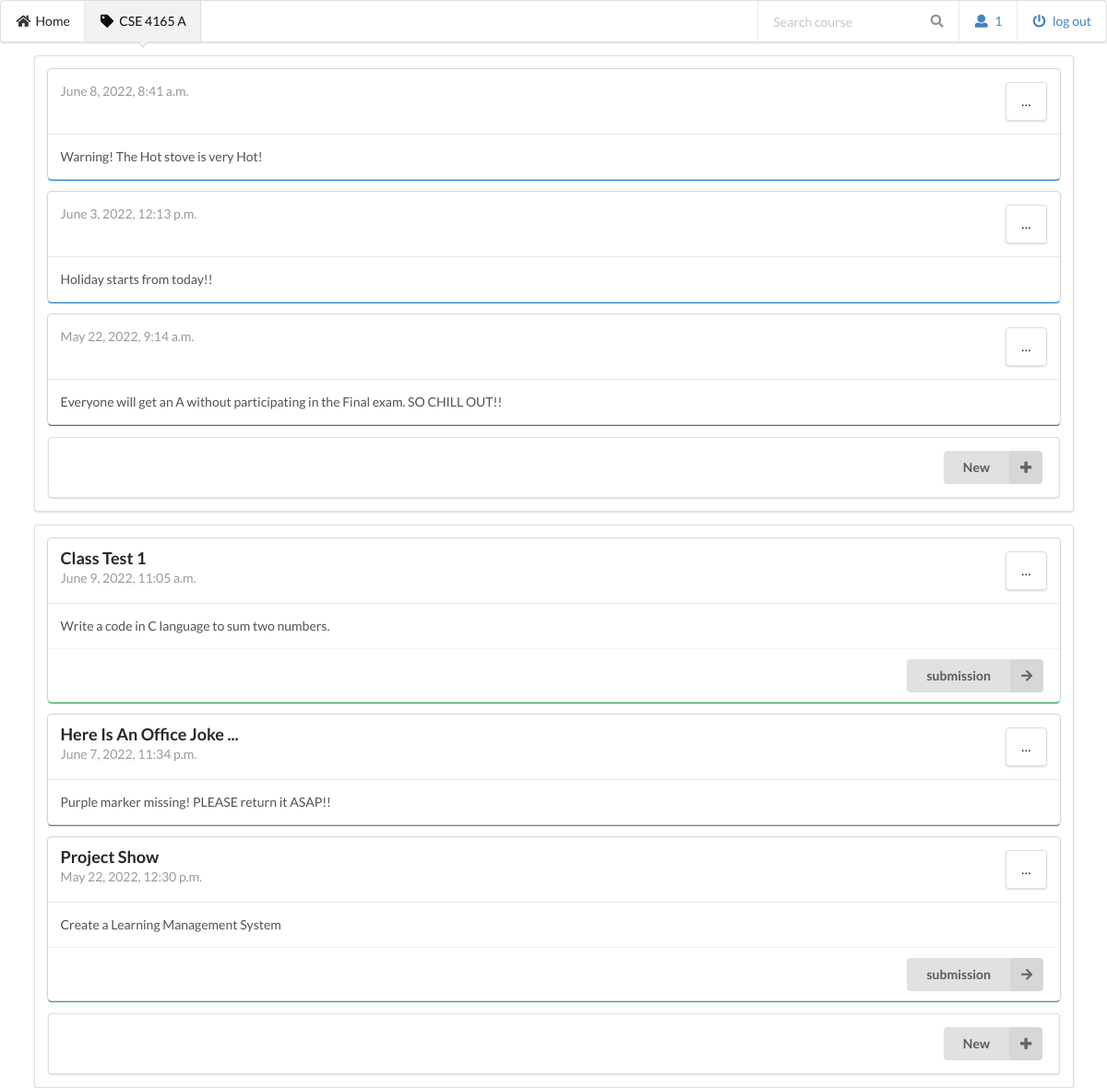
The app's page /courseview/CSE 4165 A (signed in) with its own data.
### lms/models.py (models this page shows)
class Notice(models.Model):
    course_id = models.ForeignKey(
        CourseClassroom, on_delete=models.CASCADE, to_field='course_id')
    content = models.TextField()
    date_posted = models.DateTimeField(default=timezone.now)

class Assignment(models.Model):
    course_id = models.ForeignKey(
        CourseClassroom, on_delete=models.CASCADE, to_field='course_id')
    title = models.CharField(max_length=100)
    content = models.TextField()
    uploaded_file = models.FileField(null=True, default='None')
    has_submission_portal = models.CharField(max_length=2, default='0')
    date_posted = models.DateTimeField(default=timezone.now)

### lms/views.py (the view)
# urls.py: path('courseview/<course_id>', views.course_view, name='courseview'),
def course_view(request, course_id):
    user_id = request.session['user_id']
    all_notice = Notice.objects.all().filter(
        course_id=course_id).order_by('-date_posted')
    all_assignment = Assignment.objects.all().filter(
        course_id=course_id).order_by('-date_posted')
    all_submission = None
    is_set_all_submission = None
    try:
        all_submission = Submission.objects.get(course_id=course_id)
        if 'QuerySet' in str(type(all_submission)):
            is_set_all_submission = 1
            print("hi 0")
            for i in range(len(all_assignment)):
                if 'None' in str(all_assignment[i].uploaded_file):
                    all_assignment[i].due_assignment = "yes"
                    print("hi 1")
                else:
                    all_assignment[i].due_assignment = "no"
                    print("hi 2")
        else:
            is_set_all_submission = 0
            if 'None' in str(all_assignment.uploaded_file):
                    all_assignment.due_assignment = "yes"
                    print("hi 3")
            else:
                all_assignment.due_assignment = "no"
                print("hi 4")
    except:
        is_set_all_submission = -1
    context = {'all_notice': all_notice, 'all_assignment': all_assignment,
               'all_submission': all_submission, 'is_set_all_submission':is_set_all_submission, 'course_id': course_id, 'user_id': user_id}
    try:
        print(all_assignment[0].due_assignment)
    except:
        print("not found")
        print(type(all_assignment[0].uploaded_file))
    return render(request, 'lms/courseView.html', context)

### lms/templates/lms/courseView.html (shortened to what this page needs)
{% load static %}
<!DOCTYPE html>
<html lang="en">
<head>
    <link href="https://cdnjs.cloudflare.com/ajax/libs/semantic-ui/2.4.1/semantic.min.css" rel="stylesheet" />
</head>
<body>
    <div class="ui pointing menu">
        <a class="item" href="{% url 'homepage' %}">
            <i class="home icon"></i>
            Home
        </a>
        <a class="active item" href="{% url 'courseview' course_id %}">
            <i class="tag icon"></i>
            {{course_id}}
        </a>
        <div class="right menu">
            <div class="item">
                <div class="ui transparent icon input">
                    <input type="text" placeholder="Search course">
                    <i class="search link icon"></i>
                </div>
            </div>
            <div class="item">
                <a>
                    <i class="user icon"></i>
                    {{user_id}}
                </a>
            </div>
            <div class="item">
                <a href="{% url 'login' %}">
                    <i class="power off icon"></i>
                    log out
                </a>
            </div>
        </div>
    </div>
    <div class="ui container">
        <div class="ui segment">
            {% for p in all_notice %}
                <div class="ui blue fluid card">
                    <div class="content">
                        {% if 'teacher' in request.session.who %}
                            <div class="right floated meta">
                                <div class="ui compact menu">
                                    <div class="ui simple dropdown item">
                                        &#8230;
                                    </div>
                                </div>
                            </div>
                        {% endif %}
                        <div class="meta">
                            {{ p.date_posted }}
                        </div>
                    </div>
                    <div class="content">
                        <div class="description">
                            <div class="content">
                                {{ p.content }}
                            </div>
                        </div>
                    </div>
                </div>
            {% endfor %}
            {% if 'teacher' in request.session.who %}
            <div class="ui segment right aligned">
                <button class="ui right labeled icon button" id="notice">
                    <i class="add icon"></i>
                    New
                </button>
            </div>
            {% endif %}
        </div>
        <div class="ui segment">
            {% for p in all_assignment %}
                <div class="ui green fluid raised link card">
                    <div class="content">
                        {% if 'teacher' in request.session.who %}
                            <div class="right floated meta">
                                <div class="ui compact menu">
                                    <div class="ui simple dropdown item">
                                        &#8230;
                                    </div>
                                </div>
                            </div>
                        {% endif %}
                        <a class="header">
                            {{ p.title }}
                        </a>
                        <div class="meta">
                            {{ p.date_posted }}
                        </div>
                    </div>
                    <div class="content">
                        <div class="description">
                            {{ p.content }}
                        </div>
                    </div>
                    {% if '1' in p.has_submission_portal %}
                        {% if 'teacher' in request.session.who %}
                            <div class="extra content right aligned">
                                <button class="ui right labeled icon button submission">
                                    <i class="right arrow icon"></i>
                                    submission
                                </button>
                            </div>
                        {% endif %}
                    {% endif %}
                </div>
            {% endfor %}
            {% if 'teacher' in request.session.who %}
                <div class="ui segment right aligned">
                    <button class="ui right labeled icon button" id="submission_btn">
                        <i class="add icon"></i>
                        New
                    </button>
                </div>
            {% endif %}
        </div>
    </div>
</body>
</html>

### lms/templates/lms/courseView.html (style rules this page uses)
* { font-family: 'Poppins' sans-serif; }

### records on screen
Notice: date_posted "June 8, 2022, 8:41 a.m.", content "Warning! The Hot stove is very Hot!"
Notice: date_posted "June 3, 2022, 12:13 p.m.", content "Holiday starts from today!!"
Notice: date_posted "May 22, 2022, 9:14 a.m.", content "Everyone will get an A without participating in the Final exam. SO CHILL OUT!!"
Assignment: title "Class Test 1", date_posted "June 9, 2022, 11:05 a.m.", content "Write a code in C language to sum two numbers.", has_submission_portal "1" (drawn)
Assignment: title "Here Is An Office Joke ...", date_posted "June 7, 2022, 11:34 p.m.", content "Purple marker missing! PLEASE return it ASAP!!"
Assignment: title "Project Show", date_posted "May 22, 2022, 12:30 p.m.", content "Create a Learning Management System", has_submission_portal "1" (drawn)

### other values on screen
{{ course_id }} "CSE 4165 A"
{{ user_id }} "1"
